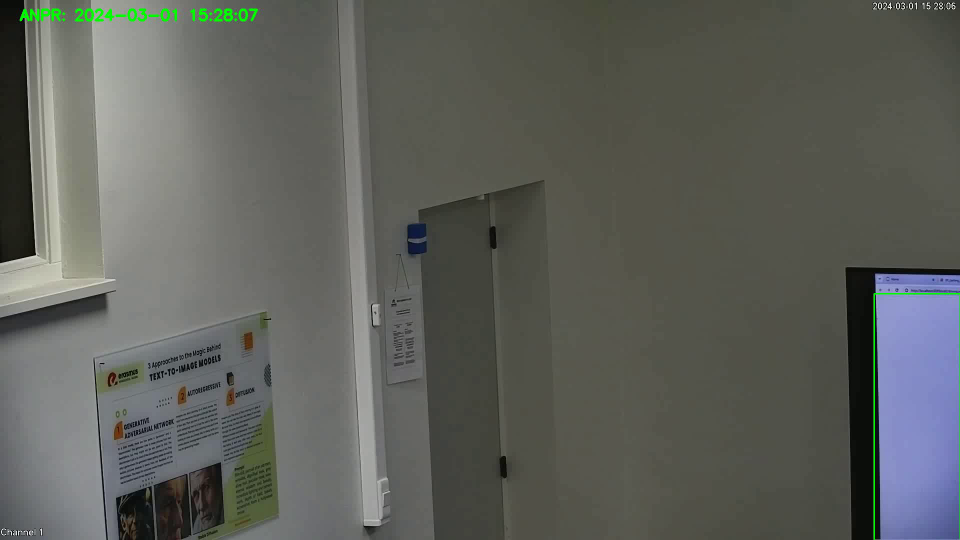
#> input picture frame 0 of securityCamVideos/202403011528.avi, 1920 x 1080 px (shown at 1/2 size)
$ jupyter execute DetectPersons.ipynb
#> lines starting #> are read from the running program, lines starting #| are printed output that depends on the picture
[cell 1]
# Requirements
#!pip install opencv-python-headless ipywidgets
# pip install ipywidgets

[cell 2]
import cv2
from IPython.display import display, clear_output
import matplotlib.pyplot as plt
import cv2
import numpy as np
from IPython.display import display, Image
import ipywidgets as widgets
import threading
import time

[cell 3]
# Stop button
# ================
import cv2
from IPython.display import display, clear_output
import matplotlib.pyplot as plt
import cv2
import numpy as np
from IPython.display import display, Image
import ipywidgets as widgets
import threading
import time

stopButton = widgets.ToggleButton(
    value=False,
    description="Stop",
    disabled=False,
    button_style="danger",  # 'success', 'info', 'warning', 'danger' or ''
    tooltip="Description",
    icon="square",  # (FontAwesome names without the `fa-` prefix)
)


# Display function
# ================
def view(button):
    cap = cv2.VideoCapture("videos/2Persons202403011748.avi")
    display_handle = display(None, display_id=True)
    while True:
        ret, frame = cap.read()
        if not ret:
            break  # Stop the loop if there are no frames to read

        # Convert frame to grayscale if needed
        frame = cv2.cvtColor(frame, cv2.COLOR_BGR2GRAY)

        # Perform persons detection

        # Encode the frame before displaying it
        _, frame = cv2.imencode(".jpeg", frame)
        display_handle.update(Image(data=frame.tobytes()))
        time.sleep(0.03)  # Uncomment this if you need to control the display speed
        if stopButton.value == True:
            cap.release()
            display_handle.update(None)
            break


# Run
# ================
display(stopButton)
thread = threading.Thread(target=view, args=(stopButton,))
thread.start()

[cell 4]
# Run
# ================
display(stopButton)
thread = threading.Thread(target=view, args=(stopButton,))
thread.start()

[cell 5]
import cv2
import os


# Functie om personen in de video te detecteren en kaders toe te voegen
def detect_persons(video_path, output_dir):
    # Initialisatie VideoCapture
#> called with video_path = 'securityCamVideos/202403011528.avi', output_dir = 'output'
    cap = cv2.VideoCapture(video_path)
    frame_width = int(cap.get(cv2.CAP_PROP_FRAME_WIDTH))
    frame_height = int(cap.get(cv2.CAP_PROP_FRAME_HEIGHT))
    fps = int(cap.get(cv2.CAP_PROP_FPS))

    # Definitie VideoWriter om de bewerkte video op te slaan
    output_video_path = os.path.join(output_dir, os.path.basename(video_path))
    fourcc = cv2.VideoWriter_fourcc(*"XVID")
    out = cv2.VideoWriter(output_video_path, fourcc, fps, (frame_width, frame_height))

    # Haar-cascade-classifier voor personen
    person_cascade = cv2.CascadeClassifier(cv2.data.haarcascades + "haarcascade_fullbody.xml")

    frame_counter = 0
    largest_person_area = 0
    largest_person_frame = None

    while cap.isOpened():
        ret, frame = cap.read()
#> frame is the input picture: shape (1080, 1920, 3); mean B, G, R 90.8, 96, 93.8
        if not ret:
            break

        # Detecteer personen in het frame
        gray = cv2.cvtColor(frame, cv2.COLOR_BGR2GRAY)
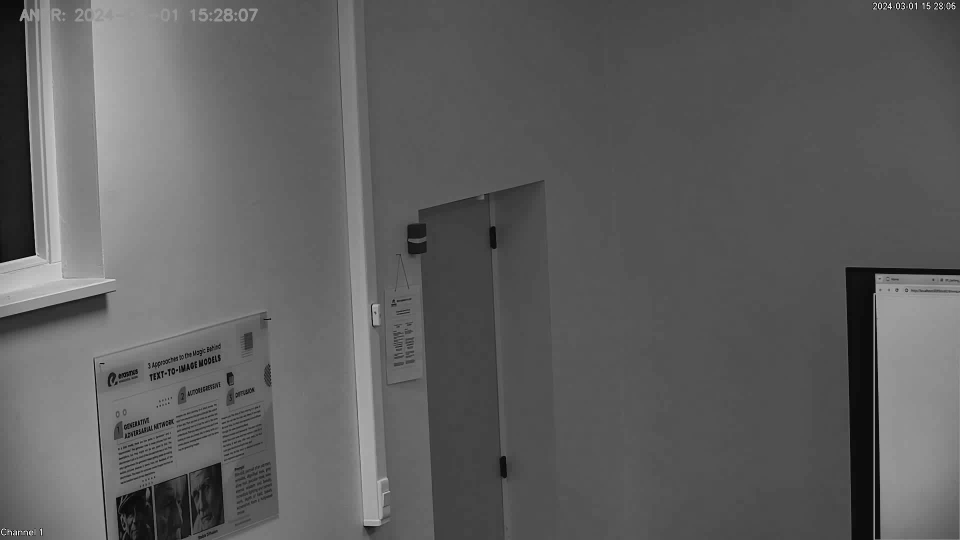
#> gray: shape (1080, 1920) (shown at 1/2 size); min 0, max 252, mean 94.8
        persons = person_cascade.detectMultiScale(gray, scaleFactor=1.1, minNeighbors=5, minSize=(30, 30))
#> persons = ()

        # Plaats kaders rond de gedetecteerde personen
        for x, y, w, h in persons:
            cv2.rectangle(frame, (x, y), (x + w, y + h), (0, 255, 0), 2)
            person_area = w * h
            if person_area > largest_person_area:
                largest_person_area = person_area
                largest_person_frame = frame
#> this loop made 0 passes
#> after the loop, largest_person_area = 0

        # Schrijf het bewerkte frame naar de output video
        out.write(frame)

        frame_counter += 1

    # Sla het beste beeld op van de gedetecteerde persoon
    if largest_person_frame is not None:
        output_image_path = os.path.join(output_dir, "best_person_image.jpg")
        cv2.imwrite(output_image_path, largest_person_frame)
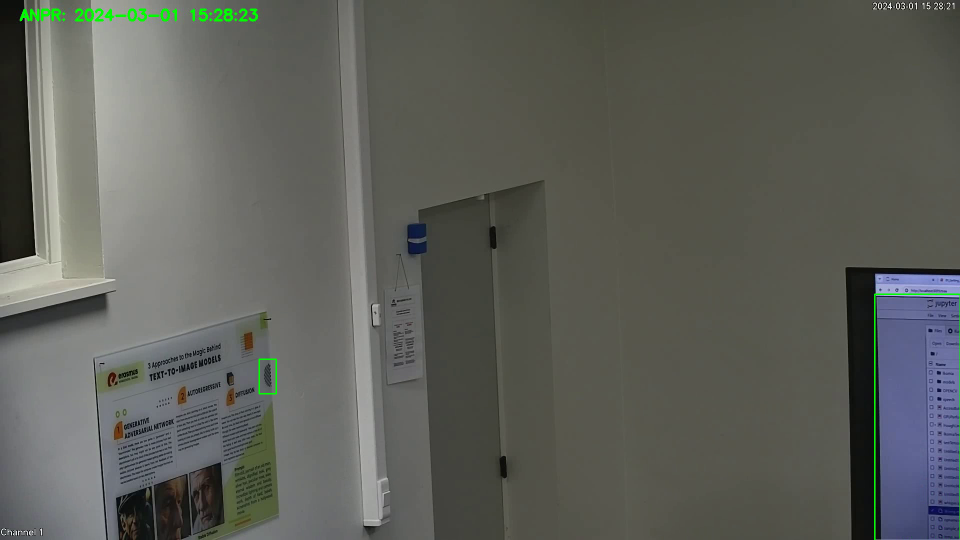
#> saved as best_person_image.jpg: shape (1080, 1920, 3) (shown at 1/2 size); mean B, G, R 89.5, 95.4, 93.5

    # Sluit VideoCapture en VideoWriter
    cap.release()
    out.release()
    cv2.destroyAllWindows()

    print(f"Video verwerkt: {video_path}")


# Map voor output
output_dir = "output"
os.makedirs(output_dir, exist_ok=True)

# Lijst van video's
video_files = [f for f in os.listdir("securityCamVideos") if f.endswith(".avi")]

# Verwerk elke video
for video_file in video_files:
    video_path = os.path.join("securityCamVideos", video_file)
    detect_persons(video_path, output_dir)

[cell 6]
import cv2
import os


# gelieve een "output" map te maken in de directory om de videos hierin op te slaan (indien deze nog niet aanwezig is), ze worden hier meteen naartoe geschreven


# Functie om personen in de video te detecteren en kaders toe te voegen
def detect_persons(video_path, output_dir):
    # Initialisatie VideoCapture
#> called with video_path = 'securityCamVideos/202403011528.avi', output_dir = 'output'
    cap = cv2.VideoCapture(video_path)
    frame_width = int(cap.get(cv2.CAP_PROP_FRAME_WIDTH))
#> frame_width = 1920
    frame_height = int(cap.get(cv2.CAP_PROP_FRAME_HEIGHT))
#> frame_height = 1080
    fps = int(cap.get(cv2.CAP_PROP_FPS))
#> fps = 10

    # Definitie VideoWriter om de bewerkte video op te slaan
    output_video_path = os.path.join(output_dir, os.path.basename(video_path))
    fourcc = cv2.VideoWriter_fourcc(*"XVID")
#> fourcc = 1145656920
    out = cv2.VideoWriter(output_video_path, fourcc, fps, (frame_width, frame_height))

    # Haar-cascade-classifier voor personen
    person_cascade = cv2.CascadeClassifier(cv2.data.haarcascades + "haarcascade_fullbody.xml")

    frame_counter = 0
    largest_person_area = 0
    largest_person_frame = None

    while cap.isOpened():
        ret, frame = cap.read()
        if not ret:
            break

        # Detecteer personen in het frame
        gray = cv2.cvtColor(frame, cv2.COLOR_BGR2GRAY)
        persons = person_cascade.detectMultiScale(gray, scaleFactor=1.1, minNeighbors=5, minSize=(30, 30))
#> persons = ()

        # Plaats kaders rond de gedetecteerde personen
        for x, y, w, h in persons:
            cv2.rectangle(frame, (x, y), (x + w, y + h), (0, 255, 0), 2)
            person_area = w * h
            if person_area > largest_person_area:
                largest_person_area = person_area
                largest_person_frame = frame
            cv2.putText(frame, "Person", (x, y - 10), cv2.FONT_HERSHEY_SIMPLEX, 0.9, (36, 255, 12), 2)
#> after the loop, largest_person_area = 0

        # Schrijf het bewerkte frame naar de output video
        out.write(frame)

        frame_counter += 1

    # Sla het beste beeld op van de gedetecteerde persoon
    if largest_person_frame is not None:
        output_image_path = os.path.join(output_dir, "best_person_image.jpg")
        cv2.imwrite(output_image_path, largest_person_frame)

    # Sluit VideoCapture en VideoWriter
    cap.release()
    out.release()
    cv2.destroyAllWindows()

    print(f"Video verwerkt: {video_path}")


# Map voor output
output_dir = "output"
os.makedirs(output_dir, exist_ok=True)

# Lijst van video's
video_files = [f for f in os.listdir("securityCamVideos") if f.endswith(".avi")]

# Verwerk elke video
for video_file in video_files:
    video_path = os.path.join("securityCamVideos", video_file)
    detect_persons(video_path, output_dir)

# Stop knop
display(stopButton)
thread = threading.Thread(target=view, args=(stopButton,))
thread.start()
